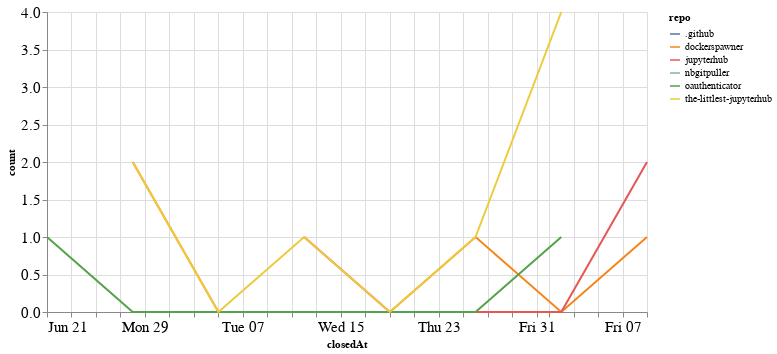

Notebook cell for this chart:
### Code cell
closed_by_time = closed_by.groupby('repo').resample('W', on='closedAt').count()['author'].reset_index()
closed_by_time = closed_by_time.rename(columns={'author': 'count'})

alt.Chart(closed_by_time, width=600).mark_line().encode(
    x='closedAt',
    y='count',
    color='repo',
    tooltip="repo"
)

### Figure 1 — Vega-Lite specification as saved in the notebook (floating-point values rounded to 4 significant figures)
{"config": {"axisLeft": {"labelFontSize": 15}, "axisBottom": {"labelFontSize": 15}}, "data": {"name": "data-b43c4025639f7f0795b01e8d3285704f"}, "mark": "line", "encoding": {"color": {"type": "nominal", "field": "repo"}, "tooltip": {"type": "nominal", "field": "repo"}, "x": {"type": "temporal", "field": "closedAt"}, "y": {"type": "quantitative", "field": "count"}}, "width": 600, "$schema": "https://vega.github.io/schema/vega-lite/v4.8.1.json", "datasets": {"data-b43c4025639f7f0795b01e8d3285704f": [{"repo": ".github", "closedAt": "2020-08-02T00:00:00", "count": 1}, {"repo": "dockerspawner", "closedAt": "2020-06-28T00:00:00", "count": 2}, {"repo": "dockerspawner", "closedAt": "2020-07-05T00:00:00", "count": 0}, {"repo": "dockerspawner", "closedAt": "2020-07-12T00:00:00", "count": 0}, {"repo": "dockerspawner", "closedAt": "2020-07-19T00:00:00", "count": 0}, {"repo": "dockerspawner", "closedAt": "2020-07-26T00:00:00", "count": 1}, {"repo": "dockerspawner", "closedAt": "2020-08-02T00:00:00", "count": 0}, {"repo": "dockerspawner", "closedAt": "2020-08-09T00:00:00", "count": 1}, {"repo": "jupyterhub", "closedAt": "2020-07-12T00:00:00", "count": 1}, {"repo": "jupyterhub", "closedAt": "2020-07-19T00:00:00", "count": 0}, {"repo": "jupyterhub", "closedAt": "2020-07-26T00:00:00", "count": 0}, {"repo": "jupyterhub", "closedAt": "2020-08-02T00:00:00", "count": 0}, {"repo": "jupyterhub", "closedAt": "2020-08-09T00:00:00", "count": 2}, {"repo": "nbgitpuller", "closedAt": "2020-07-19T00:00:00", "count": 1}, {"repo": "oauthenticator", "closedAt": "2020-06-21T00:00:00", "count": 1}, {"repo": "oauthenticator", "closedAt": "2020-06-28T00:00:00", "count": 0}, {"repo": "oauthenticator", "closedAt": "2020-07-05T00:00:00", "count": 0}, {"repo": "oauthenticator", "closedAt": "2020-07-12T00:00:00", "count": 0}, {"repo": "oauthenticator", "closedAt": "2020-07-19T00:00:00", "count": 0}, {"repo": "oauthenticator", "closedAt": "2020-07-26T00:00:00", "count": 0}, {"repo": "oauthenticator", "closedAt": "2020-08-02T00:00:00", "count": 1}, {"repo": "the-littlest-jupyterhub", "closedAt": "2020-06-28T00:00:00", "count": 2}, {"repo": "the-littlest-jupyterhub", "closedAt": "2020-07-05T00:00:00", "count": 0}, {"repo": "the-littlest-jupyterhub", "closedAt": "2020-07-12T00:00:00", "count": 1}, {"repo": "the-littlest-jupyterhub", "closedAt": "2020-07-19T00:00:00", "count": 0}, {"repo": "the-littlest-jupyterhub", "closedAt": "2020-07-26T00:00:00", "count": 1}, {"repo": "the-littlest-jupyterhub", "closedAt": "2020-08-02T00:00:00", "count": 4}]}}
